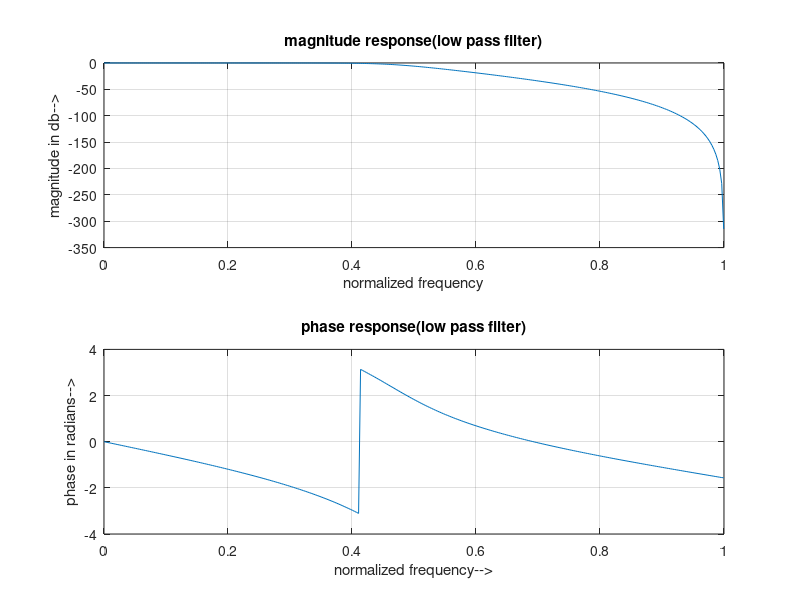

The MATLAB source for this figure:
clc;
clear all;
close all;
ap=0.5;
as=50;
fp=1000;
fs=2000;
f=5000;
wp=2*fp/f;
ws=2*fs/f;
wn=[wp,ws];
%TO FIND THE CUT OFF FREQ & ORDER OF FILTER
[n,wn]=buttord(wp,ws,ap,as);
[b,a]=butter(n,wn,'low');
w=0:0.01:pi;
h=freqz(b,a,w);
p=angle(h);
mag=20*log10(abs(h));
subplot(2,1,1);
plot(w/pi,mag);
grid;
xlabel('normalized frequency');
ylabel('magnitude in db-->');
title('magnitude response(low pass filter)');
subplot(2,1,2);
plot(w/pi,p);
grid;
xlabel('normalized frequency-->');
ylabel('phase in radians-->');
title('phase response(low pass filter)');
